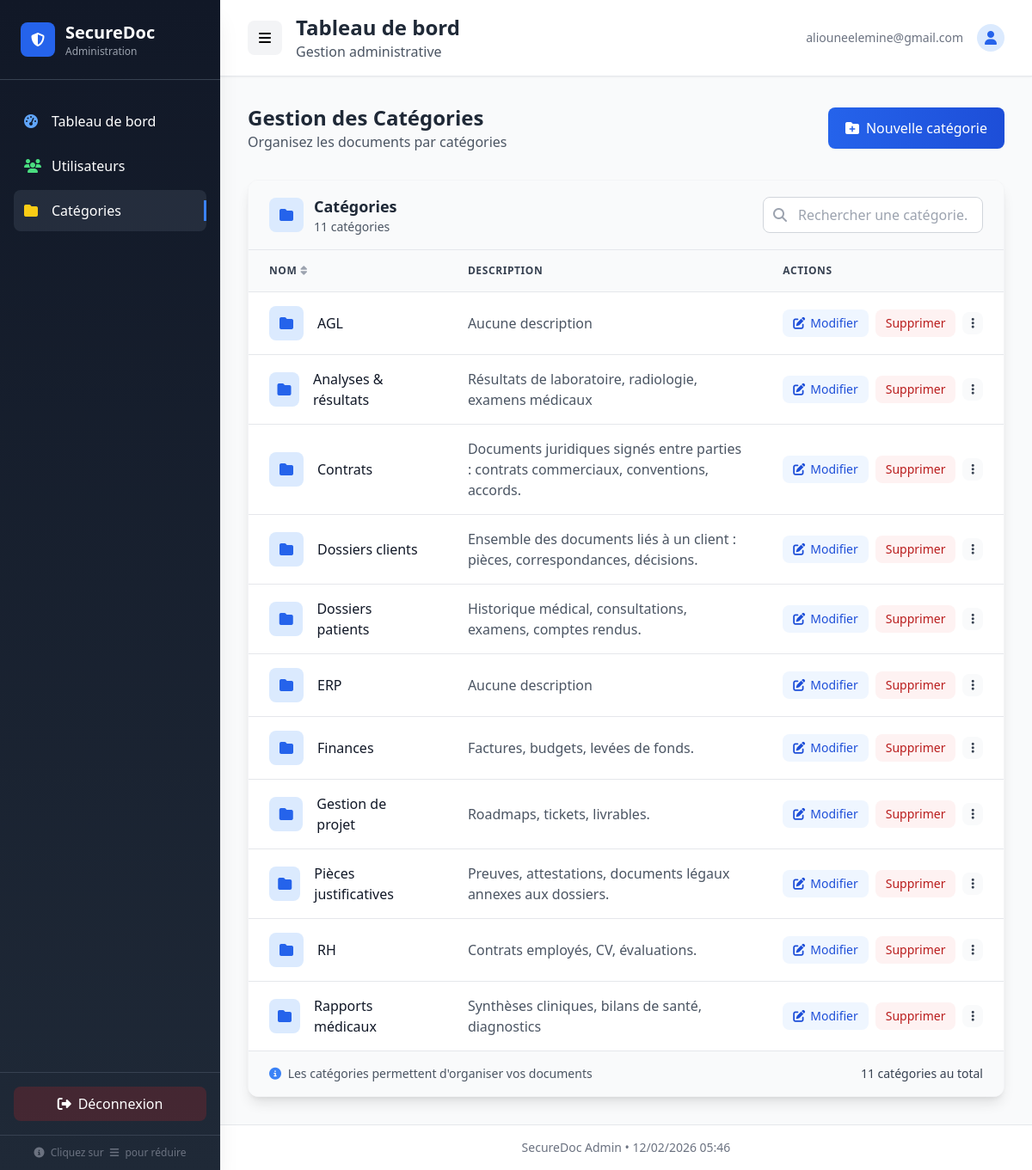
Screenshot of /documents/admin/categories/ (signed in) with the database file from the repository.
### accounts/models.py (models this page shows, shortened)
class User(AbstractUser):
    username = None  # On utilise email comme identifiant principal
    email = models.EmailField(_('email address'), unique=True)
    public_key = models.TextField(blank=True, null=True)
    is_active = models.BooleanField(default=False)  # Désactivé jusqu’à activation
    is_staff = models.BooleanField(default=False)
    created_by = models.ForeignKey(
        'self',
        on_delete=models.SET_NULL,
        null=True,
        blank=True,
        related_name='created_users'
    )
    must_change_password = models.BooleanField(default=False)
    USERNAME_FIELD = 'email'
    REQUIRED_FIELDS = []
    objects = UserManager()

### documents/models.py (models this page shows, shortened)
class Category(models.Model):
    id = models.UUIDField(primary_key=True, default=uuid.uuid4, editable=False)
    name = models.CharField(max_length=100, unique=True)
    description = models.TextField(blank=True)

### documents/views.py (the view)
    def wrapper(request, *args, **kwargs):
        if not IsAdminUser().has_permission(request, view_func):
            messages.error(request, "Accès réservé aux administrateurs.")
            return redirect('admin_login')
        return view_func(request, *args, **kwargs)

### documents/permissions.py (called while the page is built)
    def has_permission(self, request, view):
        return request.user and request.user.is_staff

### documents/views.py (called while the page is built)
def admin_required(view_func):
    def wrapper(request, *args, **kwargs):
        if not IsAdminUser().has_permission(request, view_func):
            messages.error(request, "Accès réservé aux administrateurs.")
            return redirect('admin_login')
        return view_func(request, *args, **kwargs)
    return wrapper

@admin_required
def admin_categories_list(request):
    categories = Category.objects.all().order_by('name')
    return render(request, 'admin_dashboard/categories_list.html', {'categories': categories})

### documents/templates/admin_dashboard/categories_list.html (shortened to what this page needs)
{% extends 'admin_dashboard/base.html' %}
{% block content %}
<div class="mb-8">
    <div class="flex flex-col sm:flex-row sm:items-center sm:justify-between gap-4 mb-6">
        <div>
            <h1 class="text-2xl font-bold text-gray-800">Gestion des Catégories</h1>
            <p class="text-gray-600">Organisez les documents par catégories</p>
        </div>
        <a href="{% url 'admin_category_create' %}"
           class="inline-flex items-center justify-center px-5 py-3 bg-gradient-to-r from-blue-600 to-blue-700 hover:from-blue-700 hover:to-blue-800 text-white font-medium rounded-lg transition-all duration-200 shadow-sm hover:shadow-md">
            <i class="fas fa-folder-plus mr-2"></i>
            Nouvelle catégorie
        </a>
    </div>
</div>
{% if categories %}
    <div class="bg-white rounded-xl shadow-lg border border-gray-100 overflow-hidden">
        <div class="px-6 py-4 border-b border-gray-200 bg-gray-50">
            <div class="flex flex-col sm:flex-row sm:items-center sm:justify-between">
                <div class="flex items-center mb-3 sm:mb-0">
                    <div class="w-10 h-10 bg-blue-100 rounded-lg flex items-center justify-center mr-3">
                        <i class="fas fa-folder text-blue-600"></i>
                    </div>
                    <div>
                        <h2 class="text-lg font-semibold text-gray-800">Catégories</h2>
                        <p class="text-sm text-gray-600">{{ categories|length }} catégor{{ categories|length|pluralize:"ie,ies" }}</p>
                    </div>
                </div>
                <div class="flex items-center space-x-2">
                    <div class="relative">
                        <div class="absolute inset-y-0 left-0 pl-3 flex items-center pointer-events-none">
                        </div>
                        <input type="text"
                               placeholder="Rechercher une catégorie..."
                               class="pl-10 pr-4 py-2 border border-gray-300 rounded-lg focus:ring-2 focus:ring-blue-500 focus:border-blue-500 w-full sm:w-64 transition-all duration-200"
                               id="category-search">
                    </div>
                </div>
            </div>
        </div>
        <div class="overflow-x-auto">
            <table class="min-w-full divide-y divide-gray-200">
                <thead class="bg-gray-50">
                    <tr>
                        <th scope="col" class="px-6 py-4 text-left text-xs font-semibold text-gray-700 uppercase tracking-wider">
                            <div class="flex items-center">
                                <span>Nom</span>
                                <button class="ml-1 text-gray-400 hover:text-gray-600">
                                    <i class="fas fa-sort"></i>
                                </button>
                            </div>
                        </th>
                        <th scope="col" class="px-6 py-4 text-left text-xs font-semibold text-gray-700 uppercase tracking-wider">
                            Description
                        </th>
                        <th scope="col" class="px-6 py-4 text-left text-xs font-semibold text-gray-700 uppercase tracking-wider">
                            Actions
                        </th>
                    </tr>
                </thead>
                <tbody class="bg-white divide-y divide-gray-200">
                    {% for category in categories %}
                    <tr class="hover:bg-gray-50 transition-colors duration-150 category-row">
                        <td class="px-6 py-4">
                            <div class="flex items-center">
                                <div class="w-10 h-10 bg-blue-100 rounded-lg flex items-center justify-center mr-4">
                                    <i class="fas fa-folder text-blue-600"></i>
                                </div>
                                <div>
                                    <div class="font-medium text-gray-900">{{ category.name }}</div>
                                </div>
                            </div>
                        </td>
                        <td class="px-6 py-4">
                            <div class="text-gray-600 max-w-md">
                                {{ category.description|default:"Aucune description"|truncatechars:100 }}
                            </div>
                        </td>
                        <td class="px-6 py-4">
                            <div class="flex items-center space-x-2">
                                <a href="{% url 'admin_category_update' category.id %}"
                                   class="inline-flex items-center px-3 py-1.5 bg-blue-50 hover:bg-blue-100 text-blue-700 rounded-lg text-sm font-medium transition-colors duration-200">
                                    <i class="fas fa-edit mr-1.5"></i>
                                    Modifier
                                </a>
                                <a href="{% url 'admin_category_delete' category.id %}"
                                   class="inline-flex items-center px-3 py-1.5 bg-red-50 hover:bg-red-100 text-red-700 rounded-lg text-sm font-medium transition-colors duration-200"
                                    <i class="fas fa-trash-alt mr-1.5"></i>
                                    Supprimer
                                </a>
                                <div class="relative">
                                    <button class="inline-flex items-center px-2.5 py-1.5 bg-gray-50 hover:bg-gray-100 text-gray-700 rounded-lg text-sm transition-colors duration-200">
                                        <i class="fas fa-ellipsis-v"></i>
                                    </button>
                                </div>
                            </div>
                        </td>
                    </tr>
                    {% endfor %}
                </tbody>
            </table>
        </div>
        <div class="px-6 py-4 border-t border-gray-200 bg-gray-50">
            <div class="flex flex-col sm:flex-row sm:items-center sm:justify-between">
                <div class="text-sm text-gray-600 mb-3 sm:mb-0">
                    <i class="fas fa-info-circle mr-1 text-blue-500"></i>
                    Les catégories permettent d'organiser vos documents
                </div>
                <div class="text-sm text-gray-700">
                    <span class="font-medium">{{ categories|length }}</span> catégor{{ categories|length|pluralize:"ie,ies" }} au total
                </div>
            </div>
        </div>
    </div>
{% endif %}
{% endblock %}

### accounts/templates/admin_dashboard/base.html (shortened to what this page needs)
<!DOCTYPE html>
<html lang="fr">
<head>
<script src="https://cdn.tailwindcss.com"></script>
<link rel="stylesheet" href="https://cdnjs.cloudflare.com/ajax/libs/font-awesome/6.4.0/css/all.min.css">
</head>
<body class="bg-gray-50 h-screen overflow-hidden">
<div class="flex h-screen">
<div id="sidebar" class="sidebar-container w-64 transition-all duration-300 bg-gradient-to-b from-gray-900 to-gray-800 text-white flex flex-col shadow-xl">
    <div class="p-6 border-b border-gray-700 flex-shrink-0">
        <div class="flex items-center space-x-3">
            <div class="w-10 h-10 bg-blue-600 rounded-lg flex items-center justify-center">
                <i class="fas fa-shield-alt"></i>
            </div>
            <div class="sidebar-text">
                <h1 class="text-xl font-bold">SecureDoc</h1>
                <p class="text-xs text-gray-400">Administration</p>
            </div>
        </div>
    </div>
    <nav class="flex-1 px-4 py-6 overflow-y-auto">
        <a href="{% url 'admin_dashboard' %}"
           class="flex items-center px-3 py-3 rounded-lg mb-1 hover:bg-gray-700/50
           {% if request.resolver_match.url_name == 'admin_dashboard' %}bg-gray-700/50 active-link{% endif %}">
            <i class="fas fa-tachometer-alt w-5 mr-3 text-blue-400"></i>
            <span class="sidebar-text">Tableau de bord</span>
        </a>
        <a href="{% url 'admin_users' %}"
           class="flex items-center px-3 py-3 rounded-lg mb-1 hover:bg-gray-700/50
           {% if 'admin_users' in request.resolver_match.url_name %}bg-gray-700/50 active-link{% endif %}">
            <i class="fas fa-users w-5 mr-3 text-green-400"></i>
            <span class="sidebar-text">Utilisateurs</span>
        </a>
        <a href="{% url 'admin_categories_list' %}"
           class="flex items-center px-3 py-3 rounded-lg mb-1 hover:bg-gray-700/50
           {% if 'admin_categories' in request.resolver_match.url_name %}bg-gray-700/50 active-link{% endif %}">
            <i class="fas fa-folder w-5 mr-3 text-yellow-400"></i>
            <span class="sidebar-text">Catégories</span>
        </a>
    </nav>
    <div class="p-4 border-t border-gray-700 flex-shrink-0">
        <form method="post" action="{% url 'admin_logout' %}">
            <button type="submit"
                    class="w-full flex items-center justify-center px-4 py-2 bg-red-600/20 hover:bg-red-600/30 rounded-lg transition-colors duration-200">
                <i class="fas fa-sign-out-alt mr-2"></i>
                <span class="sidebar-text">Déconnexion</span>
            </button>
        </form>
    </div>
    <div class="p-3 border-t border-gray-700 text-xs text-gray-500 text-center hidden md:block flex-shrink-0">
        <i class="fas fa-info-circle mr-1"></i>
        <span class="sidebar-text">Cliquez sur <i class="fas fa-bars mx-1"></i> pour réduire</span>
    </div>
</div>
<div id="main-content" class="main-content-container w-full transition-all duration-300">
    <header class="bg-white shadow-sm border-b sticky top-0 z-10 flex-shrink-0">
        <div class="px-8 py-4 flex justify-between items-center">
            <div class="flex items-center space-x-4">
                <button id="toggle-sidebar"
                        class="w-10 h-10 rounded-lg bg-gray-100 hover:bg-gray-200 flex items-center justify-center transition-colors duration-200">
                    <i class="fas fa-bars"></i>
                </button>
                <div>
                    <h2 class="text-2xl font-bold text-gray-800">
                        {% block page_title %}Tableau de bord{% endblock %}
                    </h2>
                    <p class="text-gray-600">
                        {% block page_subtitle %}Gestion administrative{% endblock %}
                    </p>
                </div>
            </div>
            <div class="flex items-center space-x-4">
                <span class="text-sm text-gray-500 hidden md:inline">{{ request.user.email }}</span>
                <div class="relative">
                    <div class="w-8 h-8 bg-blue-100 rounded-full flex items-center justify-center">
                        <i class="fas fa-user text-blue-600"></i>
                    </div>
                </div>
            </div>
        </div>
    </header>
    <main class="flex-1 overflow-y-auto p-8">
        {% block content %}{% endblock %}
    </main>
    <footer class="border-t bg-white px-8 py-4 flex-shrink-0">
        <div class="text-center text-sm text-gray-500">
            <p>SecureDoc Admin • {% now "d/m/Y H:i" %}</p>
        </div>
    </footer>
</div>
</div>
</body>
</html>

### accounts/templates/admin_dashboard/base.html (style rules this page uses)
html, body { height: 100%; overflow: hidden; }
.active-link { position: relative; }
.active-link::after { content: ''; position: absolute; right: 0; top: 50%; transform: translateY(-50%); width: 3px; height: 24px; background: #3b82f6; }
.sidebar-container { height: 100vh; overflow-y: auto; position: fixed; left: 0; top: 0; z-index: 40; }
.main-content-container { height: 100vh; overflow-y: auto; margin-left: 16rem; transition: margin-left 0.3s ease; }

### rows the page displays
User: user.email "aliouneelemine@gmail.com"
Category: name "AGL", description "Aucune description"
Category: name "Analyses & résultats", description "Résultats de laboratoire, radiologie, examens médicaux"
Category: name "Contrats", description "Documents juridiques signés entre parties : contrats commerciaux, conventions, accords."
Category: name "Dossiers clients", description "Ensemble des documents liés à un client : pièces, correspondances, décisions."
Category: name "Dossiers patients", description "Historique médical, consultations, examens, comptes rendus."
Category: name "ERP", description "Aucune description"
Category: name "Finances", description "Factures, budgets, levées de fonds."
Category: name "Gestion de projet", description "Roadmaps, tickets, livrables."
Category: name "Pièces justificatives", description "Preuves, attestations, documents légaux annexes aux dossiers."
Category: name "RH", description "Contrats employés, CV, évaluations."
Category: name "Rapports médicaux", description "Synthèses cliniques, bilans de santé, diagnostics"

### other values shown
{{ categories|length }} "11"
